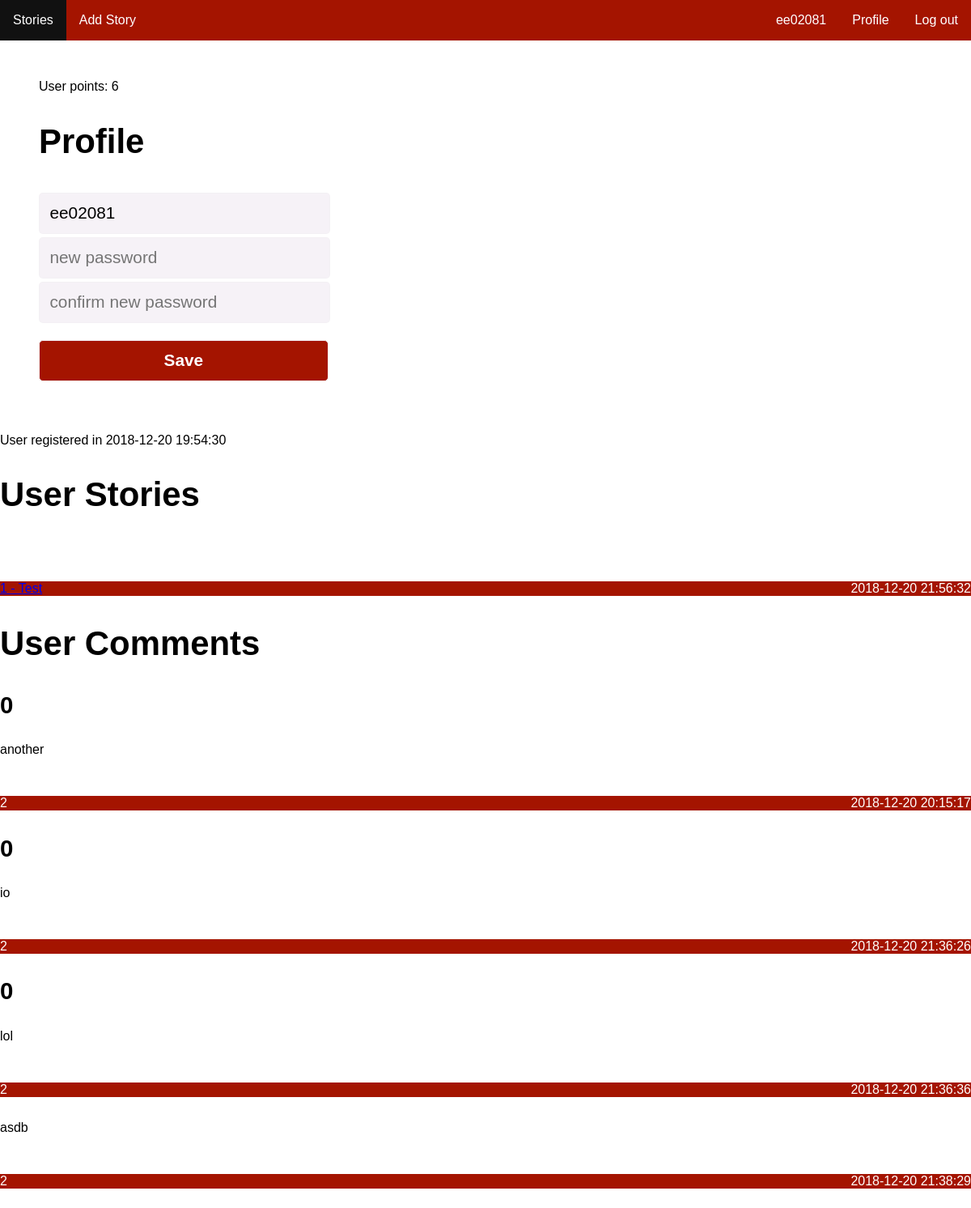
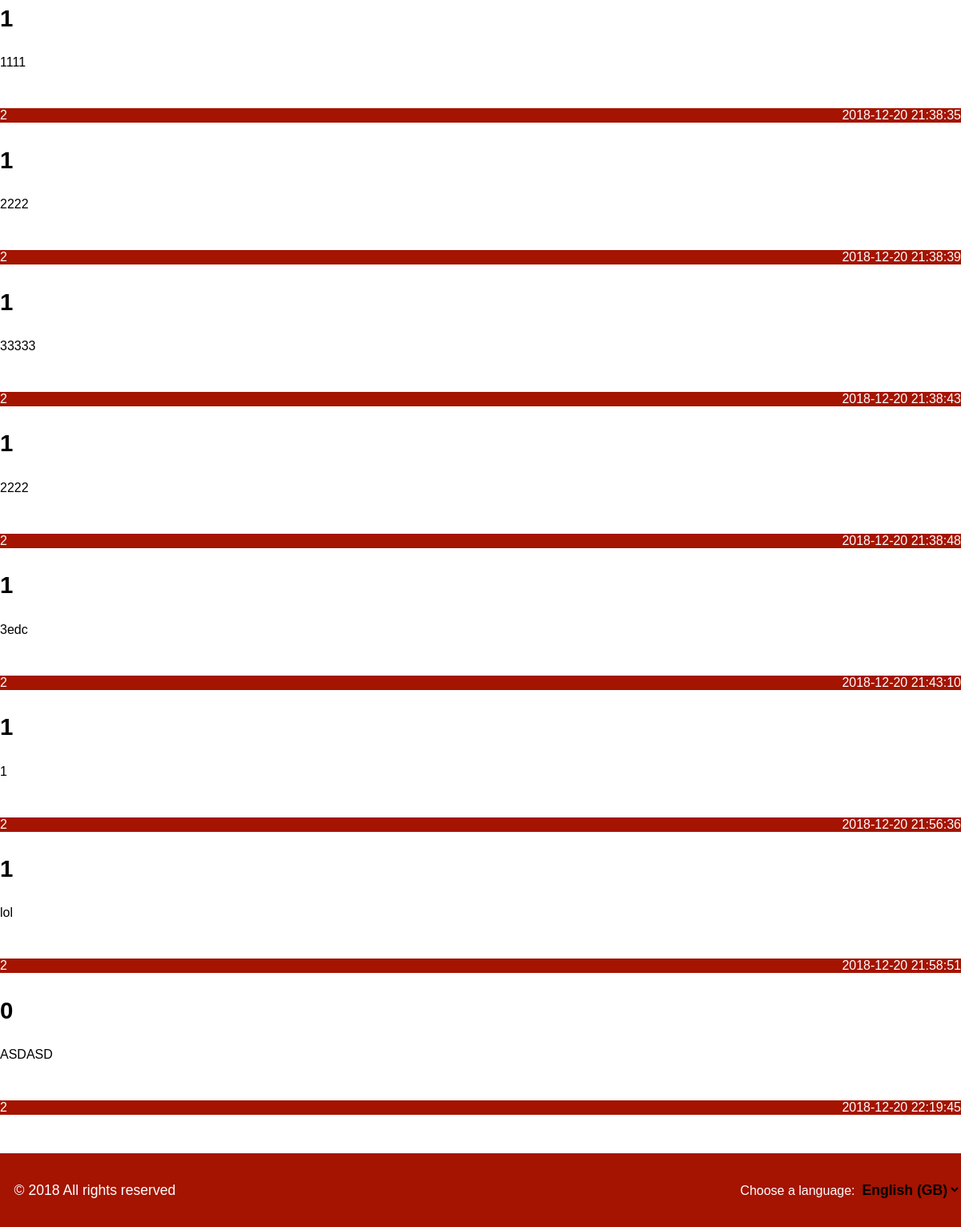
The page /pages/profile.php (signed in) on the database its author committed (2 pictures, top to bottom).
### tables this page shows
CREATE TABLE user (
  id INTEGER PRIMARY KEY AUTOINCREMENT NOT NULL,
  username VARCHAR NOT NULL UNIQUE,
  register_date DATETIME NOT NULL,  
  password VARCHAR NOT NULL
);

CREATE TABLE story (    
    id INTEGER PRIMARY KEY AUTOINCREMENT NOT NULL,
    channel_id INTEGER,
    user_id INTEGER,
    title VARCHAR NOT NULL,
    description VARCHAR NOT NULL,
    date DATETIME NOT NULL,
    karma INTEGER,
        FOREIGN KEY (channel_id) REFERENCES channel(id),
        FOREIGN KEY (user_id) REFERENCES user(id)
);

CREATE TABLE comment (    
    id INTEGER PRIMARY KEY AUTOINCREMENT NOT NULL,
    story_id INTEGER,
    user_id INTEGER,
    description VARCHAR NOT NULL,
    date DATETIME NOT NULL,
    karma INTEGER,
    father INTEGER,
        FOREIGN KEY (story_id) REFERENCES story(id),
        FOREIGN KEY (user_id) REFERENCES user(id)
);

### database/profile.php (called while the page is built)
<?php
function getUserInfo($user){
    global $conn;
    $stmt = $conn->prepare('SELECT * FROM user WHERE `username`=?');
    $stmt->execute(array($user));
    return $stmt->fetch();
}
function getUserStories($username){
    global $conn;
    $stmt = $conn->prepare('SELECT * FROM story WHERE `user_id`= (SELECT id FROM user WHERE username=?)');
    $stmt->execute(array($username));
    return $stmt->fetchAll();
}
function getUserComments($username)
{
  global $conn;
  $stmt = $conn->prepare('SELECT * FROM comment WHERE `user_id` = (SELECT id from user where username=?)');
  $stmt->execute(array($username));
  return $stmt->fetchAll();
}
function getVotesStory($username)
{
  global $conn;
  $stmt = $conn->prepare('SELECT SUM(up_down) AS karma FROM voteStory WHERE `user_id` = (SELECT id from user where username=?)');
  $stmt->execute(array($username));
  $result = $stmt->fetch();
  return $result['karma'];
}
function getVotesComment($username)
{
  global $conn;
  $stmt = $conn->prepare('SELECT SUM(up_down) AS karma FROM voteComment WHERE `user_id` = (SELECT id from user where username=?)');
  $stmt->execute(array($username));
  $result = $stmt->fetch();
  return $result['karma'];
}
?>

### templates/profile_template.php (the view, shortened to what this page needs)
<section id="core" >
    <section id="login" >
    <span class="register-date">User points: <?php echo $karma; ?>  </span>
        <h2>Profile</h2>
        <?php if($_SESSION['username']== $usern) {?>
        <form action="../actions/action_edit_profile.php" method="POST">
            <input type="text" name="username" placeholder="username" id="username" value="<?php echo $_SESSION['username']; ?>" required="required" readonly>
            <br>
            <input type="password" name="password" placeholder="new password" id="password" required="required" value=""><br>
            <input type="password" name="passwordConfirm" placeholder="confirm new password" id="passwordConfirm">
            <span class="pass-check confirm passcheck" aria-hidden="true"></span><i class="pass-times confirm passnotcheck" aria-hidden="true"></i><br>
            <input type="submit" value="Save">
        </form>
    <?php } ?>
    </section>
</section>
<span class="register-date"> User registered in <?php echo $user_info['register_date']; ?>  </span>
<section id="profile-stories" >
    <h2>User Stories</h2>
        <?php foreach ($stories as $key => $story) { ?>
            <article>
                <footer>
                <a href="../pages/story.php?id=<?php echo $story['id']; ?>">
                            <?php echo $story['karma']; ?> - <?php echo $story['title']; ?>
                    <span class="date">
                        <?php echo $story['date']; ?>
                    </span>
                </footer>
            </article>
            <?php } ?>
            </section>
 <section id="profile-comments" >
    <h2>User Comments</h2>
    <?php foreach ($comments as $key => $comment) { ?>
      <article>
        <header>
          <h3>
            <span>
              <?php echo $comment['karma']; ?>
            </span>
          </h3>
        </header>
        <div class="description">
          <?php echo $comment['description']; ?>
        </div>
        <footer>
          <span class="author"><?php echo $comment['user_id']; ?></span>
          <span class="date">
            <?php echo $comment['date']; ?>
          </span>
        </footer>
      </article>
    <?php } ?>
            </section>

### css/allpages.css (style rules this page uses)
h2 { font-size: 2.62em; }
h3 { font-size: 1.84em; }
body { max-width: 1220px; min-height: 100vh; margin: 0 auto; font-family: 'Montserrat', sans-serif; -webkit-font-smoothing: antialiased; color: #000000; box-shadow: 0px 30px 40px rgba(0,0,0,.1); }
footer { margin-top: 3em; display: flex; flex-direction: row; align-items: baseline; justify-content: space-between; color: white; background-color: #A41400; }

### css/main.css (style rules this page uses)
#core { display: flex; align-items: center; margin: 3em 3em 3em 0em; }
#login { display: block; padding-left: 3em; }
#login form input[type=text], #login form input[type=password] { width: 16em; font-size: 1.3em; margin-top: 0.2em; border: 1px solid #f4f0f5ee; color: #000000; background-color: #f4f0f5d0; border-radius: 5px; padding:0.6em 0.6em; }
#login form input[type=submit] { width: 17.2em; margin-top: 1.0em; font-size: 1.3em; font-weight: bold; border: 1px solid #f4f0f5; color: #ffffff; background-color: #A41400; border-radius: 5px; padding:0.6em 0.6em; }
input[type="submit"] { background-color: #A41400; color: white; border: 1px solid black; padding: 0.5em 2em; }
#profile-stories { display: flex; flex-direction: column; }

### rows shown on the page
user: register_date "2018-12-20 19:54:30"
story: karma "1", title "Test", date "2018-12-20 21:56:32"
comment: karma "0", description "another", user "2", date "2018-12-20 20:15:17"
comment: karma "0", description "io", user "2", date "2018-12-20 21:36:26"
comment: karma "0", description "lol", user "2", date "2018-12-20 21:36:36"
comment: description "asdb", user "2", date "2018-12-20 21:38:29"
comment: karma "1", description "1111", user "2", date "2018-12-20 21:38:35"
comment: karma "1", description "2222", user "2", date "2018-12-20 21:38:39"
comment: karma "1", description "33333", user "2", date "2018-12-20 21:38:43"
comment: karma "1", description "2222", user "2", date "2018-12-20 21:38:48"
comment: karma "1", description "3edc", user "2", date "2018-12-20 21:43:10"
comment: karma "1", description "1", user "2", date "2018-12-20 21:56:36"
comment: karma "1", description "lol", user "2", date "2018-12-20 21:58:51"
comment: karma "0", description "ASDASD", user "2", date "2018-12-20 22:19:45"

### other values the page prints
$_SESSION['username'] "ee02081"
$karma "6"
